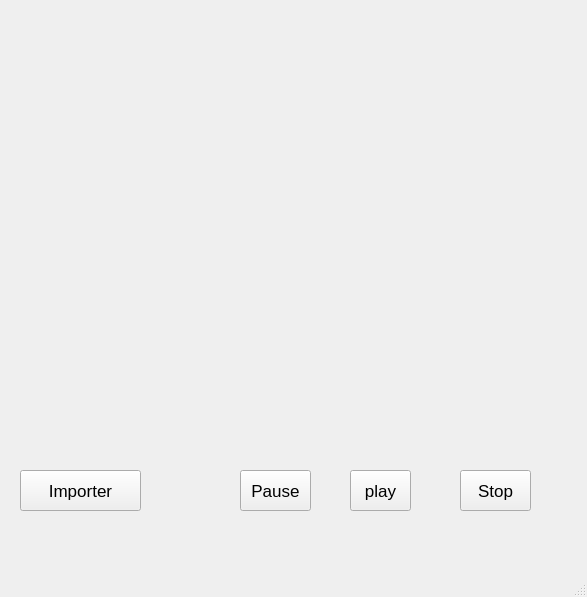
<?xml version="1.0" encoding="UTF-8"?>
<ui version="4.0">
 <class>video</class>
 <widget class="QMainWindow" name="video">
  <property name="geometry">
   <rect>
    <x>0</x>
    <y>0</y>
    <width>587</width>
    <height>597</height>
   </rect>
  </property>
  <property name="font">
   <font>
    <pointsize>1</pointsize>
   </font>
  </property>
  <property name="windowTitle">
   <string>MainWindow</string>
  </property>
  <widget class="QWidget" name="centralwidget">
   <widget class="QPushButton" name="pb_importervid">
    <property name="geometry">
     <rect>
      <x>20</x>
      <y>470</y>
      <width>121</width>
      <height>41</height>
     </rect>
    </property>
    <property name="font">
     <font>
      <pointsize>13</pointsize>
     </font>
    </property>
    <property name="text">
     <string>Importer</string>
    </property>
   </widget>
   <widget class="QPushButton" name="pb_stop">
    <property name="geometry">
     <rect>
      <x>460</x>
      <y>470</y>
      <width>71</width>
      <height>41</height>
     </rect>
    </property>
    <property name="font">
     <font>
      <pointsize>13</pointsize>
     </font>
    </property>
    <property name="text">
     <string>Stop</string>
    </property>
   </widget>
   <widget class="QPushButton" name="pb_play">
    <property name="geometry">
     <rect>
      <x>350</x>
      <y>470</y>
      <width>61</width>
      <height>41</height>
     </rect>
    </property>
    <property name="font">
     <font>
      <pointsize>13</pointsize>
     </font>
    </property>
    <property name="text">
     <string>play</string>
    </property>
   </widget>
   <widget class="QPushButton" name="pb_pause">
    <property name="geometry">
     <rect>
      <x>240</x>
      <y>470</y>
      <width>71</width>
      <height>41</height>
     </rect>
    </property>
    <property name="font">
     <font>
      <pointsize>13</pointsize>
     </font>
    </property>
    <property name="text">
     <string>Pause</string>
    </property>
   </widget>
  </widget>
  <widget class="QStatusBar" name="statusbar"/>
  <action name="actionfile">
   <property name="icon">
    <iconset>
     <normaloff>../../../Desktop/2A16/projet c++/folder.png</normaloff>../../../Desktop/2A16/projet c++/folder.png</iconset>
   </property>
   <property name="text">
    <string>file</string>
   </property>
   <property name="toolTip">
    <string>open a file</string>
   </property>
  </action>
 </widget>
 <resources/>
 <connections/>
</ui>
